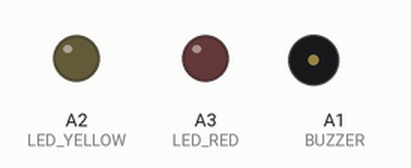
The sketch below on a simulated Arduino Uno, built with avr-gcc and run on an emulated ATmega328P. Shown: output pins drawn as LEDs (lit = HIGH), buzzer (waves = sounding, pin HIGH). What the sketch prints to the serial monitor is not drawn.

Above: at 0.7 s.
At 3.05 s:
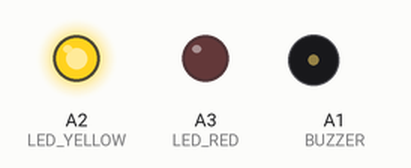
Timing chart, 0 to 3.5 s (numbered marks = the images above):
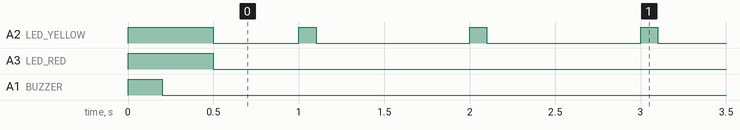

Measured:
- by itself, A2 (LED_YELLOW): repeats every 1.0 s: HIGH 0.10 s, LOW 0.90 s

The sketch:

warning_lights.ino
```cpp
/*
  FlagZero in-car warning lights -- Arduino UNO. Runs with the laptop script:
      py -m flagzero.tools.warning_lights            (follows car 21, the car behind the crash)
  Setup and wiring: hardware/warning_lights/README.md

  Buzzer (active) A1, yellow LED A2, red LED A3 (each LED through 220 ohm). No buttons.

  Laptop -> Arduino, a few times a second:  "S <level>"
      0 clear, 1 caution, 2 yellow, 3 double yellow, 4 slow zone, 5 red
  Arduino -> laptop: "READY" at start.
*/
const byte BUZZER = A1, LED_YELLOW = A2, LED_RED = A3;
const byte BEEPS[6] = {0, 1, 2, 3, 3, 6};        // same as the phone
const unsigned long LINK_TIMEOUT_MS = 3000;

int level = 0;
unsigned long lastMsgMs = 0;
bool everLinked = false;

int beepsLeft = 0;
bool buzzerOn = false;
unsigned long buzzerNextMs = 0;

char line[16];
byte lineLen = 0;

void beep(int n) {
  beepsLeft = n;
  buzzerOn = false;
  digitalWrite(BUZZER, LOW);
  buzzerNextMs = millis();
}

void updateBuzzer(unsigned long now) {
  if (beepsLeft <= 0 || now < buzzerNextMs) return;
  buzzerOn = !buzzerOn;
  digitalWrite(BUZZER, buzzerOn ? HIGH : LOW);
  if (!buzzerOn) beepsLeft--;
  buzzerNextMs = now + 110;
}

void readSerial() {
  while (Serial.available() > 0) {
    char c = Serial.read();
    if (c == '\n' || c == '\r') {
      line[lineLen] = '\0';
      if (lineLen >= 3 && line[0] == 'S') {
        int lv = atoi(line + 1);
        if (lv >= 0 && lv <= 5) {
          if (lv > level) beep(BEEPS[lv]);                        // the flag got worse
          level = lv;
          lastMsgMs = millis();
          everLinked = true;
        }
      }
      lineLen = 0;
    } else if (lineLen < sizeof(line) - 1) {
      line[lineLen++] = c;
    }
  }
}

void updateLeds(unsigned long now, bool linked) {
  bool phase = (now / 250) % 2 == 0;
  bool y = false, r = false;
  if (!linked) {
    y = (now % 1000) < 100;                                       // short yellow blip: waiting for the laptop
  } else if (level == 5) {
    r = true;                                                     // red flag
  } else if (level >= 3) {
    y = phase;                                                    // double yellow / slow zone: flashing
  } else if (level >= 1) {
    y = true;                                                     // caution / yellow
  }
  digitalWrite(LED_YELLOW, y);
  digitalWrite(LED_RED, r);
}

void setup() {
  Serial.begin(9600);
  pinMode(BUZZER, OUTPUT);
  pinMode(LED_YELLOW, OUTPUT);
  pinMode(LED_RED, OUTPUT);

  digitalWrite(LED_YELLOW, HIGH);   // self-test: both LEDs + one beep
  digitalWrite(LED_RED, HIGH);
  digitalWrite(BUZZER, HIGH);
  delay(200);
  digitalWrite(BUZZER, LOW);
  delay(300);
  digitalWrite(LED_YELLOW, LOW);
  digitalWrite(LED_RED, LOW);
  Serial.println("READY");
}

void loop() {
  readSerial();
  unsigned long now = millis();
  bool linked = everLinked && now - lastMsgMs < LINK_TIMEOUT_MS;
  updateLeds(now, linked);
  updateBuzzer(now);
}
```
